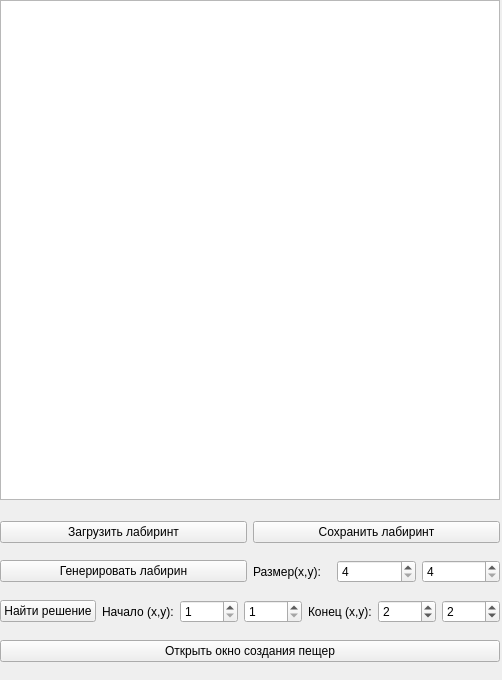
<?xml version="1.0" encoding="UTF-8"?>
<ui version="4.0">
 <class>MainWindow</class>
 <widget class="QMainWindow" name="MainWindow">
  <property name="geometry">
   <rect>
    <x>0</x>
    <y>0</y>
    <width>502</width>
    <height>680</height>
   </rect>
  </property>
  <property name="windowTitle">
   <string>Maze</string>
  </property>
  <widget class="QWidget" name="centralwidget">
   <widget class="QGraphicsView" name="graphicsView">
    <property name="geometry">
     <rect>
      <x>0</x>
      <y>0</y>
      <width>500</width>
      <height>500</height>
     </rect>
    </property>
    <property name="lineWidth">
     <number>1</number>
    </property>
   </widget>
   <widget class="QWidget" name="layoutWidget">
    <property name="geometry">
     <rect>
      <x>0</x>
      <y>510</y>
      <width>500</width>
      <height>163</height>
     </rect>
    </property>
    <layout class="QVBoxLayout" name="verticalLayout">
     <item>
      <layout class="QHBoxLayout" name="horizontalLayout">
       <item>
        <widget class="QPushButton" name="load_maze">
         <property name="text">
          <string>Загрузить лабиринт</string>
         </property>
        </widget>
       </item>
       <item>
        <widget class="QPushButton" name="save_maze">
         <property name="text">
          <string>Сохранить лабиринт</string>
         </property>
        </widget>
       </item>
      </layout>
     </item>
     <item>
      <layout class="QHBoxLayout" name="horizontalLayout_3">
       <item>
        <widget class="QPushButton" name="gen_maze">
         <property name="text">
          <string>Генерировать лабирин</string>
         </property>
        </widget>
       </item>
       <item>
        <layout class="QHBoxLayout" name="horizontalLayout_2">
         <item>
          <widget class="QLabel" name="size_maze_text">
           <property name="text">
            <string>Размер(x,y):</string>
           </property>
          </widget>
         </item>
         <item>
          <widget class="QSpinBox" name="size_maze_x">
           <property name="minimum">
            <number>4</number>
           </property>
           <property name="maximum">
            <number>50</number>
           </property>
          </widget>
         </item>
         <item>
          <widget class="QSpinBox" name="size_maze_y">
           <property name="minimum">
            <number>4</number>
           </property>
           <property name="maximum">
            <number>50</number>
           </property>
          </widget>
         </item>
        </layout>
       </item>
      </layout>
     </item>
     <item>
      <layout class="QHBoxLayout" name="horizontalLayout_4">
       <item>
        <widget class="QPushButton" name="find_solving_maze">
         <property name="text">
          <string>Найти решение</string>
         </property>
        </widget>
       </item>
       <item>
        <widget class="QLabel" name="start_point_text">
         <property name="text">
          <string>Начало (x,y):</string>
         </property>
        </widget>
       </item>
       <item>
        <widget class="QSpinBox" name="start_x">
         <property name="minimum">
          <number>1</number>
         </property>
         <property name="maximum">
          <number>50</number>
         </property>
        </widget>
       </item>
       <item>
        <widget class="QSpinBox" name="start_y">
         <property name="minimum">
          <number>1</number>
         </property>
         <property name="maximum">
          <number>50</number>
         </property>
        </widget>
       </item>
       <item>
        <widget class="QLabel" name="end_point_text">
         <property name="text">
          <string>Конец (x,y):</string>
         </property>
        </widget>
       </item>
       <item>
        <widget class="QSpinBox" name="end_x">
         <property name="minimum">
          <number>1</number>
         </property>
         <property name="maximum">
          <number>50</number>
         </property>
         <property name="value">
          <number>2</number>
         </property>
        </widget>
       </item>
       <item>
        <widget class="QSpinBox" name="end_y">
         <property name="minimum">
          <number>1</number>
         </property>
         <property name="maximum">
          <number>50</number>
         </property>
         <property name="value">
          <number>2</number>
         </property>
        </widget>
       </item>
      </layout>
     </item>
     <item>
      <widget class="QPushButton" name="cave_window">
       <property name="text">
        <string>Открыть окно создания пещер</string>
       </property>
      </widget>
     </item>
    </layout>
   </widget>
  </widget>
 </widget>
 <resources/>
 <connections/>
</ui>
